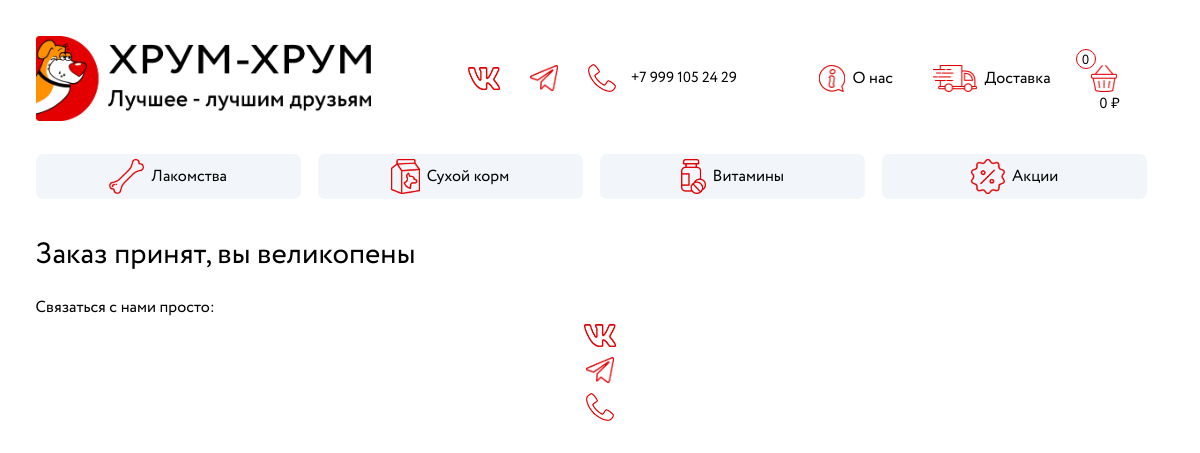
Screenshot of /cart/order/accepted/ with the database file from the repository.
### catalog/models.py (models this page shows, shortened)
class Category(models.Model):
    name = models.CharField(max_length=25, verbose_name='Наименование')
    slug = models.SlugField(max_length=25, unique=True, db_index=True, verbose_name='URL')
    def get_absolute_url(self):
        return reverse('category', kwargs={'slug': self.slug})
    class Meta:
        verbose_name = 'Категоря'
        verbose_name_plural = 'Категории'
        ordering = ('id',)
        index_together = (('id', 'slug'),)

### cart/views.py (the view)
# urls.py: path('order/accepted/', OrderAccepted.as_view(), name='order_accepted'),
class OrderAccepted(DataMixin, TemplateView):
    template_name = 'cart/order_accepted.html'
    def get_context_data(self, *, objects_list=None, **kwargs):
        context = super().get_context_data(**kwargs)
        context['name'] = 'Заказ принят'
        c_def = self.get_user_context()
        return dict(list(context.items()) + list(c_def.items()))

### catalog/utils.py (called while the page is built)
    def get_cart_session(self):
        return {int(k[5:]): int(v) for k, v in self.request.session.items() if 'cart' in k}

    def get_cart_price(self):
        cart_id = []
        cart_price = []
        for k, v in self.get_cart_session().items():
                cart_id.append(str(k))
                cart_price.append(str(v * Product.objects.get(pk=k).price))
        return {'cart_id': ' '.join(cart_id),
                'cart_price': ' '.join(cart_price),
                'cart_total_price': sum([float(i) for i in cart_price]),
                }

    def get_user_context(self, **kwargs):
        cart_price = self.get_cart_price()
        context = kwargs
        context['toolbar'] = toolbar
        context['cats'] = Category.objects.all()
        context['cart_id'] = cart_price['cart_id']
        context['cart_price'] = cart_price['cart_price']
        context['cart_total_price'] = cart_price['cart_total_price']
        return context

### cart/templates/cart/order_accepted.html (shortened to what this page needs)
{% extends 'catalog/base.html' %}
{% block content %}
<h1>Заказ принят, вы великопены</h1>
{% endblock %}

### catalog/templates/catalog/base.html (shortened to what this page needs)
{% load static %}
<!DOCTYPE html>
<html>
<head>
	<link rel="stylesheet" href="{% static 'catalog/css/styles_desktop.css' %}">
	<link rel="stylesheet" href="{% static 'catalog/css/styles_mobile.css' %}">
	<link rel="stylesheet" href="{% static 'catalog/css/btn.css' %}">
</head>
<body>
{% block apptoolbar %}
<div class = "container menu">
	<div class="container top-container">
		<div>
		<a class="logo" href="{{ cats.0.get_absolute_url }}"> <img class="logo_img" src="{% static 'catalog/images/logo.png' %}" alt=""> </a>
		</div>
		<div class="toolbar_contact">
			<a class="social" href="#">
				<img class="logo_vk" src="{% static 'catalog/images/vk.png' %}" alt="">
			</a>
			<a class="social" href="#">
				<img class="logo_telegram" src="{% static 'catalog/images/telegram.png' %}" alt="">
			</a>
			<a class="phone" href="tel:+79991052429">
				<img class="logo_phone" src="{% static 'catalog/images/phone.png' %}" alt="">
			<span class="text_phone">+7 999 105 24 29</span>
		</a>
		</div>
		<div class="toolbar_main">
	    {% for i in toolbar %}
	    	{% if i.url_name == 'cart' %}
			<a class="toolbar" id="{{ i.url_name }}" href="{% url i.url_name %}">
				<img class="logo_{{ i.url_name }}" src="{% static i.src %}" alt="">
				<span class="total_quantity"> </span>
				<span class="total_price"> {{ cart_total_price }} ₽ </span>
			</a>
			{% else %}
			<a class="toolbar" id="{{ i.url_name }}" href="{% url i.url_name %}">
				<img class="logo_{{ i.url_name }}" src="{% static i.src %}" alt="">
				<span class="text_{{ i.url_name }}">{{i.name}}</span>
			</a>
			{% endif %}
	    {% endfor %}
	</div>
	</div>
{% endblock apptoolbar %}
<div class="cats_bar">
	{% for i in cats %}
	<a class="cat_bar" href="{{ i.get_absolute_url }}">
		<img class="logo_{{ i.slug }}" src='{% static "catalog/images/" %}{{ i.slug }}.png' alt="">
		<span class="text_{{ i.slug }}">{{i.name}}</span>
	</a>
	{% endfor %}
</div>
</div>
{% block content %}
{% endblock %}
<div class="contact_mobile">
	<span class="contact_text_mobile">Связаться с нами просто:</span>
	<div class="toolbar_contact_mobile">
		<a class="social" href="#">
			<img class="logo_vk" src="{% static 'catalog/images/vk.png' %}" alt="">
		</a>
		<a class="social" href="#">
			<img class="logo_telegram" src="{% static 'catalog/images/telegram.png' %}" alt="">
		</a>
		<a class="phone" href="tel:+79991052429">
			<img class="logo_phone" src="{% static 'catalog/images/phone.png' %}" alt="">
		</a>
	</div>
</div>
</body>
</html>

### catalog/static/catalog/css/styles_desktop.css (style rules this page uses)
html, body { font-family: Circe; height: 100%; max-height: 100%; margin: 1% 1% 1% 1%; }
body { background-color: white; }
@media (min-width: 600px) { a, h1 { color: #000000; text-decoration: none; font-weight: 350; font-size: 12pt; } }
@media (min-width: 600px) { h1 { font-size: 22pt; margin-top: 3%; } }
@media (min-width: 600px) { .top-container { display: flex; justify-content: space-between; align-items: center; font-weight: 350; } }
@media (min-width: 600px) { .logo { display: flex; } }
@media (min-width: 600px) { .toolbar_main { display: flex; } }
@media (min-width: 600px) { .toolbar { padding: 0 40px 0 0; } }
@media (min-width: 600px) { .toolbar_contact, .social, .phone, .toolbar { width: auto; display: flex; align-items: center; justify-content: center; } }
@media (min-width: 600px) { .logo_img { height: 85px; } }
@media (min-width: 600px) { .logo_phone, .logo_cart, .logo_transport, .logo_about { height: 27px; } }
@media (min-width: 600px) { .logo_vk, .logo_telegram, .logo_phone { padding: 5px 15px 5px 15px; } }
@media (min-width: 600px) { .logo_vk { height: 23px; } }
@media (min-width: 600px) { .logo_telegram { height: 26px; } }
@media (min-width: 600px) { .logo_phone { height: 28px; } }
@media (min-width: 600px) { .text_cart, .text_transport, .text_about { padding-left: 7px; } }
@media (min-width: 600px) { .text_phone { font-size: 11pt; } }
@media (min-width: 600px) { .total_quantity, .total_price { display: block; position: absolute; } }
@media (min-width: 600px) { .total_quantity { display: flex; justify-content: center; margin-bottom: 38px; margin-left: -44px; font-size: 10pt; border-radius: 50%; border: 1.5px solid #E40001; width: 18px; height: 18px; } }
@media (min-width: 600px) { .total_price { margin-bottom: -51px; margin-left: 4px; font-size: 11pt; width: 70px; text-align: center; } }
@media (min-width: 600px) { .cats_bar { display: flex; justify-content: space-between; align-items: center; margin-top: 3%; } }
@media (min-width: 600px) { .cat_bar { font-weight: 350; display: flex; justify-content: center; align-items: center; width: 25%; margin: 0px 17px 0px 0px; padding: 5px 0px 5px 0px; background-color: #F2F6FA; border-radius: 7px; } }
@media (min-width: 600px) { .logo_lakomstva, .logo_suhoj-korm, .logo_akcii, .logo_vitaminy { height: 35px; padding-right: 7px; } }

### catalog/static/catalog/css/styles_mobile.css (style rules this page uses)
html, body { font-family: Circe; }
body { background-color: white; margin: 2% 2% 2% 2%; }

### catalog/static/catalog/css/btn.css (style rules this page uses)
.quantity_inner .bt_minus, .quantity_inner .bt_plus, .quantity_inner .bt_buy_product, .quantity_inner .input_quantity, { height: 30px; width: 40px; padding: 0; border: 0; background: #FFF; cursor: pointer; outline: 0; border-radius: 26px; }

### rows the page displays
Category: slug (picture), name "Лакомства"
Category: slug (picture), name "Сухой корм"
Category: slug (picture), name "Витамины"
Category: slug (picture), name "Акции"

### other values shown
{{ i.name }} "О нас" "Доставка"
{{ cart_total_price }} "0"
